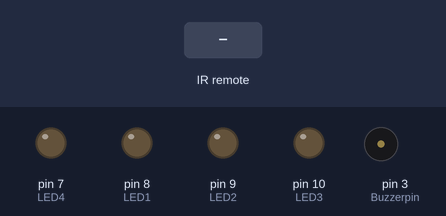
Bench run of a sketch on a simulated Arduino Uno, built with avr-gcc and run on an emulated ATmega328P. Shown: output pins drawn as LEDs (lit = HIGH), buzzer (waves = sounding, pin HIGH). The inputs (shaded band) are chosen by the test bench.

Above: at 1.2 s.
1.3 s: infrared code 0x962814CA received
At 2.1 s:
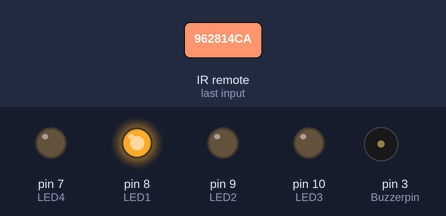
3.8 s: infrared code 0xB2CC429A received
At 4.1 s:
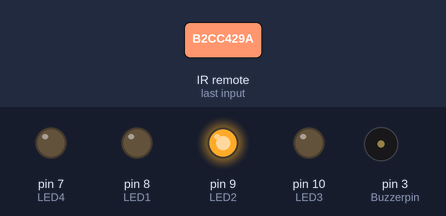
6.3 s: infrared code 0x5990708A received
At 7.1 s:
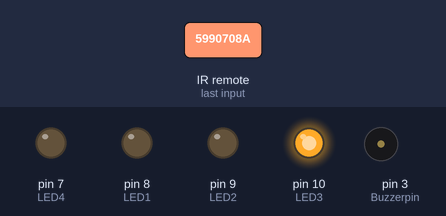
Timing chart, 0 to 9.3 s (numbered marks = the images above; inputs shaded):
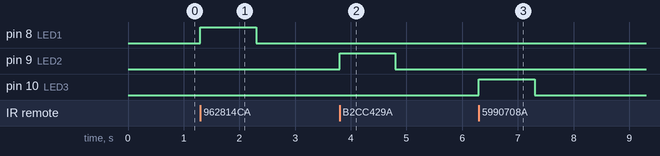

Measured:
- after the input at 1.3 s, pin 8 (LED1): LOW → HIGH at once, → LOW 1.0 s later
- after the input at 3.8 s, pin 9 (LED2): LOW → HIGH at once, → LOW 1.0 s later
- after the input at 6.3 s, pin 10 (LED3): LOW → HIGH at once, → LOW 1.0 s later

The sketch:

Switch_Case_With_LEDs_Buzzer_and_Default.ino
```cpp
#include <IRremote.h>

//------------Declare Constants-------//
int RECV_PIN= 2 ; // set pin 2 as the IR receiver pin
int LED1 = 8 ; // set pin 8 as red LED
int LED2 = 9 ; // set pin 9 as green LED
int LED3 = 10 ; // set pin 10 as blue LED
int LED4 = 7 ; // set pin 7 as orange LED
const int Buzzerpin = 3 ; // set pin 6 as piezo buzzer
unsigned int frequency = 100 ; // sets buzzer to 440 Hz

//------------Declare Objects--------//

IRrecv irrecv(RECV_PIN); // creates instance of 'irrecv'
decode_results results;  // create instance of 'decode_results'


void setup()
{
irrecv.enableIRIn(); // starts the IR receiver
 pinMode(LED1, OUTPUT);
 pinMode(LED2, OUTPUT);
 pinMode(LED3, OUTPUT);
 pinMode(LED4, OUTPUT);
 pinMode(Buzzerpin, OUTPUT);
}

void loop()
{
if (irrecv.decode(&results)) //have we received an IR signal?
  {
    translateIR(); // runs the 'translateIR'
                   // function, defined below
    irrecv.resume(); // receives the next IR value
  }
} //--------(ends the main loop)---------//

void translateIR() // takes action based on IR received
{
  switch(results.value)
  {
    case 0x962814CA: // switch 1 input

     digitalWrite(LED1, HIGH);   // Turn on the red LED
     delay(1000);              // Wait for one second
     digitalWrite(LED1, LOW);    // Turn off the LED
     delay(1000);              // Wait for one second
     break;

    case 0xB2CC429A: //switch 2 input
      digitalWrite(LED2, HIGH);   // Turn on the green LED
      delay(1000);              // Wait for one second
      digitalWrite(LED2, LOW);    // Turn off the LED
      delay(1000);              // Wait for one second
      break;

    case 0x5990708A: //switch 3 input
      digitalWrite(LED3, HIGH);   // Turn on the blue LED
      delay(1000);              // Wait for one second
      digitalWrite(LED3, LOW);    // Turn off the LED
      delay(1000);              // Wait for one second
      break;

     default:
      digitalWrite(LED4, HIGH);
      delay (1000);
      digitalWrite(LED4, LOW);
      delay (1000);
      break;


  }
  delay(250);
}
```
